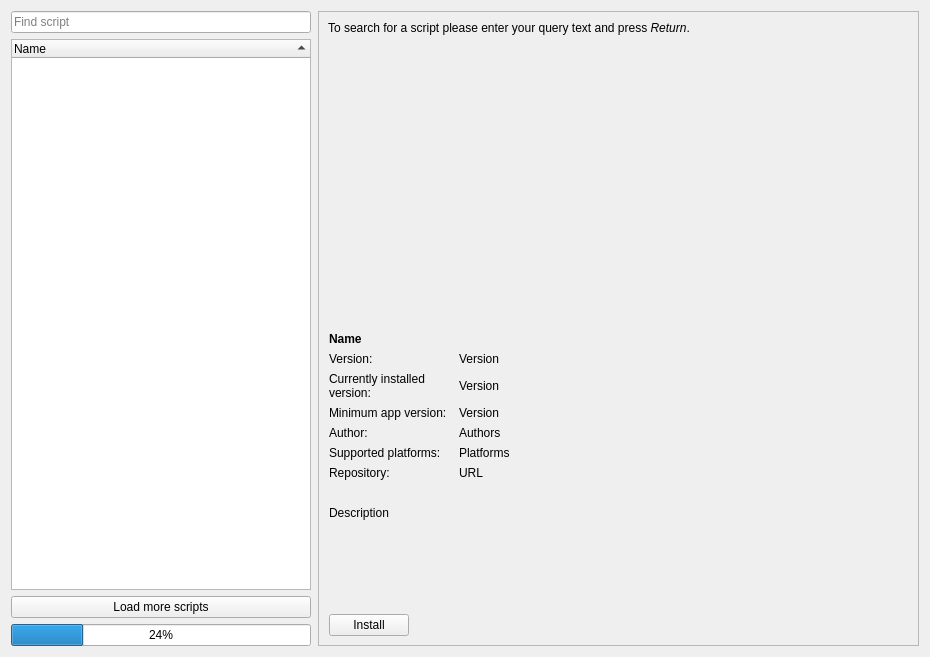
<?xml version="1.0" encoding="UTF-8"?>
<ui version="4.0">
 <class>ScriptRepositoryDialog</class>
 <widget class="QDialog" name="ScriptRepositoryDialog">
  <property name="geometry">
   <rect>
    <x>0</x>
    <y>0</y>
    <width>930</width>
    <height>657</height>
   </rect>
  </property>
  <property name="windowTitle">
   <string>Script repository</string>
  </property>
  <layout class="QGridLayout" name="gridLayout_2">
   <item row="0" column="0">
    <layout class="QGridLayout" name="gridLayout">
     <item row="1" column="1">
      <widget class="QFrame" name="infoFrame">
       <property name="sizePolicy">
        <sizepolicy hsizetype="Preferred" vsizetype="Preferred">
         <horstretch>2</horstretch>
         <verstretch>0</verstretch>
        </sizepolicy>
       </property>
       <property name="frameShape">
        <enum>QFrame::StyledPanel</enum>
       </property>
       <property name="frameShadow">
        <enum>QFrame::Raised</enum>
       </property>
       <layout class="QVBoxLayout" name="verticalLayout">
        <item>
         <widget class="QFrame" name="overviewFrame">
          <property name="frameShape">
           <enum>QFrame::NoFrame</enum>
          </property>
          <layout class="QGridLayout" name="gridLayout_4">
           <property name="leftMargin">
            <number>0</number>
           </property>
           <property name="topMargin">
            <number>0</number>
           </property>
           <property name="rightMargin">
            <number>0</number>
           </property>
           <property name="bottomMargin">
            <number>0</number>
           </property>
           <item row="0" column="0">
            <widget class="QLabel" name="overviewLabel">
             <property name="text">
              <string>To search for a script please enter your query text and press &lt;i&gt;Return&lt;/i&gt;.</string>
             </property>
             <property name="wordWrap">
              <bool>true</bool>
             </property>
            </widget>
           </item>
           <item row="1" column="0">
            <spacer name="verticalSpacer_2">
             <property name="orientation">
              <enum>Qt::Vertical</enum>
             </property>
             <property name="sizeHint" stdset="0">
              <size>
               <width>20</width>
               <height>40</height>
              </size>
             </property>
            </spacer>
           </item>
          </layout>
         </widget>
        </item>
        <item>
         <widget class="QFrame" name="scriptInfoFrame">
          <property name="sizePolicy">
           <sizepolicy hsizetype="Preferred" vsizetype="Preferred">
            <horstretch>0</horstretch>
            <verstretch>0</verstretch>
           </sizepolicy>
          </property>
          <property name="minimumSize">
           <size>
            <width>500</width>
            <height>0</height>
           </size>
          </property>
          <property name="frameShape">
           <enum>QFrame::NoFrame</enum>
          </property>
          <property name="frameShadow">
           <enum>QFrame::Raised</enum>
          </property>
          <layout class="QGridLayout" name="gridLayout_3">
           <property name="leftMargin">
            <number>1</number>
           </property>
           <property name="topMargin">
            <number>0</number>
           </property>
           <property name="rightMargin">
            <number>0</number>
           </property>
           <property name="bottomMargin">
            <number>0</number>
           </property>
           <item row="0" column="0" colspan="3">
            <widget class="QLabel" name="nameLabel">
             <property name="text">
              <string notr="true">&lt;b&gt;Name&lt;/b&gt;</string>
             </property>
             <property name="wordWrap">
              <bool>true</bool>
             </property>
             <property name="textInteractionFlags">
              <set>Qt::LinksAccessibleByMouse|Qt::TextSelectableByMouse</set>
             </property>
            </widget>
           </item>
           <item row="4" column="0">
            <widget class="QLabel" name="currentlyInstalledVersionTextLabel">
             <property name="text">
              <string>Currently installed version:</string>
             </property>
             <property name="wordWrap">
              <bool>true</bool>
             </property>
            </widget>
           </item>
           <item row="5" column="0">
            <widget class="QLabel" name="minAppVersionHeadlineLabel">
             <property name="text">
              <string>Minimum app version:</string>
             </property>
             <property name="wordWrap">
              <bool>true</bool>
             </property>
            </widget>
           </item>
           <item row="6" column="0">
            <widget class="QLabel" name="authorHeadlineLabel">
             <property name="text">
              <string notr="true">Author:</string>
             </property>
             <property name="textFormat">
              <enum>Qt::PlainText</enum>
             </property>
             <property name="textInteractionFlags">
              <set>Qt::LinksAccessibleByMouse|Qt::TextSelectableByMouse</set>
             </property>
            </widget>
           </item>
           <item row="12" column="0" colspan="3">
            <spacer name="verticalSpacer">
             <property name="orientation">
              <enum>Qt::Vertical</enum>
             </property>
             <property name="sizeHint" stdset="0">
              <size>
               <width>20</width>
               <height>40</height>
              </size>
             </property>
            </spacer>
           </item>
           <item row="11" column="0" colspan="3">
            <widget class="Label" name="descriptionLabel">
             <property name="text">
              <string notr="true">Description</string>
             </property>
             <property name="wordWrap">
              <bool>true</bool>
             </property>
             <property name="openExternalLinks">
              <bool>true</bool>
             </property>
             <property name="textInteractionFlags">
              <set>Qt::LinksAccessibleByMouse|Qt::TextSelectableByMouse</set>
             </property>
            </widget>
           </item>
           <item row="10" column="2">
            <spacer name="horizontalSpacer_2">
             <property name="orientation">
              <enum>Qt::Horizontal</enum>
             </property>
             <property name="sizeHint" stdset="0">
              <size>
               <width>40</width>
               <height>20</height>
              </size>
             </property>
            </spacer>
           </item>
           <item row="9" column="0">
            <widget class="QLabel" name="textLabel2">
             <property name="text">
              <string>Repository:</string>
             </property>
             <property name="wordWrap">
              <bool>true</bool>
             </property>
            </widget>
           </item>
           <item row="6" column="2">
            <widget class="Label" name="authorLabel">
             <property name="text">
              <string notr="true">Authors</string>
             </property>
             <property name="wordWrap">
              <bool>true</bool>
             </property>
             <property name="openExternalLinks">
              <bool>true</bool>
             </property>
             <property name="textInteractionFlags">
              <set>Qt::LinksAccessibleByMouse</set>
             </property>
            </widget>
           </item>
           <item row="3" column="0">
            <widget class="QLabel" name="textLabel">
             <property name="text">
              <string>Version:</string>
             </property>
             <property name="wordWrap">
              <bool>true</bool>
             </property>
            </widget>
           </item>
           <item row="9" column="2">
            <widget class="Label" name="repositoryLinkLabel">
             <property name="toolTip">
              <string notr="true"/>
             </property>
             <property name="text">
              <string notr="true">URL</string>
             </property>
             <property name="wordWrap">
              <bool>true</bool>
             </property>
             <property name="openExternalLinks">
              <bool>true</bool>
             </property>
             <property name="textInteractionFlags">
              <set>Qt::LinksAccessibleByMouse</set>
             </property>
            </widget>
           </item>
           <item row="14" column="0" colspan="3">
            <widget class="QFrame" name="horizontalFrame">
             <property name="frameShape">
              <enum>QFrame::NoFrame</enum>
             </property>
             <property name="frameShadow">
              <enum>QFrame::Raised</enum>
             </property>
             <layout class="QHBoxLayout" name="horizontalLayout_4">
              <property name="leftMargin">
               <number>0</number>
              </property>
              <property name="topMargin">
               <number>0</number>
              </property>
              <property name="rightMargin">
               <number>0</number>
              </property>
              <property name="bottomMargin">
               <number>0</number>
              </property>
              <item>
               <widget class="QPushButton" name="installButton">
                <property name="toolTip">
                 <string>Installs the script</string>
                </property>
                <property name="text">
                 <string>Install</string>
                </property>
                <property name="icon">
                 <iconset theme="document-save" resource="../breeze-pkbsuite.qrc">
                  <normaloff>:/icons/breeze-pkbsuite/16x16/document-save.svg</normaloff>:/icons/breeze-pkbsuite/16x16/document-save.svg</iconset>
                </property>
                <property name="shortcut">
                 <string notr="true">Ctrl+I</string>
                </property>
                <property name="autoDefault">
                 <bool>false</bool>
                </property>
               </widget>
              </item>
              <item>
               <spacer name="horizontalSpacer">
                <property name="orientation">
                 <enum>Qt::Horizontal</enum>
                </property>
                <property name="sizeHint" stdset="0">
                 <size>
                  <width>40</width>
                  <height>20</height>
                 </size>
                </property>
               </spacer>
              </item>
             </layout>
            </widget>
           </item>
           <item row="3" column="2">
            <widget class="QLabel" name="versionLabel">
             <property name="text">
              <string notr="true">Version</string>
             </property>
             <property name="textFormat">
              <enum>Qt::PlainText</enum>
             </property>
             <property name="textInteractionFlags">
              <set>Qt::LinksAccessibleByMouse|Qt::TextSelectableByMouse</set>
             </property>
            </widget>
           </item>
           <item row="5" column="2">
            <widget class="QLabel" name="minAppVersionLabel">
             <property name="text">
              <string notr="true">Version</string>
             </property>
             <property name="textInteractionFlags">
              <set>Qt::LinksAccessibleByMouse|Qt::TextSelectableByMouse</set>
             </property>
            </widget>
           </item>
           <item row="4" column="2">
            <widget class="QLabel" name="currentlyInstalledVersionLabel">
             <property name="text">
              <string notr="true">Version</string>
             </property>
             <property name="textFormat">
              <enum>Qt::PlainText</enum>
             </property>
             <property name="textInteractionFlags">
              <set>Qt::LinksAccessibleByMouse|Qt::TextSelectableByMouse</set>
             </property>
            </widget>
           </item>
           <item row="7" column="0">
            <widget class="QLabel" name="platformHeadlineLabel">
             <property name="text">
              <string notr="true">Supported platforms:</string>
             </property>
             <property name="textFormat">
              <enum>Qt::PlainText</enum>
             </property>
             <property name="textInteractionFlags">
              <set>Qt::LinksAccessibleByMouse|Qt::TextSelectableByMouse</set>
             </property>
            </widget>
           </item>
           <item row="7" column="2">
            <widget class="Label" name="platformLabel">
             <property name="text">
              <string notr="true">Platforms</string>
             </property>
             <property name="wordWrap">
              <bool>true</bool>
             </property>
             <property name="openExternalLinks">
              <bool>true</bool>
             </property>
             <property name="textInteractionFlags">
              <set>Qt::LinksAccessibleByMouse|Qt::TextSelectableByMouse</set>
             </property>
            </widget>
           </item>
          </layout>
         </widget>
        </item>
       </layout>
      </widget>
     </item>
     <item row="1" column="0">
      <widget class="QFrame" name="selectFrame">
       <property name="sizePolicy">
        <sizepolicy hsizetype="Preferred" vsizetype="Preferred">
         <horstretch>1</horstretch>
         <verstretch>0</verstretch>
        </sizepolicy>
       </property>
       <layout class="QGridLayout" name="selectLayout">
        <property name="leftMargin">
         <number>0</number>
        </property>
        <property name="topMargin">
         <number>0</number>
        </property>
        <property name="rightMargin">
         <number>1</number>
        </property>
        <property name="bottomMargin">
         <number>0</number>
        </property>
        <item row="3" column="0">
         <widget class="QProgressBar" name="downloadProgressBar">
          <property name="value">
           <number>24</number>
          </property>
         </widget>
        </item>
        <item row="0" column="0">
         <widget class="QLineEdit" name="searchScriptEdit">
          <property name="toolTip">
           <string>Enter your query text</string>
          </property>
          <property name="placeholderText">
           <string>Find script</string>
          </property>
          <property name="clearButtonEnabled">
           <bool>true</bool>
          </property>
         </widget>
        </item>
        <item row="1" column="0">
         <widget class="QTreeWidget" name="scriptTreeWidget">
          <property name="rootIsDecorated">
           <bool>false</bool>
          </property>
          <property name="sortingEnabled">
           <bool>true</bool>
          </property>
          <column>
           <property name="text">
            <string>Name</string>
           </property>
          </column>
         </widget>
        </item>
        <item row="2" column="0">
         <widget class="QPushButton" name="loadMoreScriptsButton">
          <property name="focusPolicy">
           <enum>Qt::NoFocus</enum>
          </property>
          <property name="text">
           <string>Load more scripts</string>
          </property>
          <property name="icon">
           <iconset theme="edit-download" resource="../breeze-pkbsuite.qrc">
            <normaloff>:/icons/breeze-pkbsuite/16x16/edit-download.svg</normaloff>:/icons/breeze-pkbsuite/16x16/edit-download.svg</iconset>
          </property>
         </widget>
        </item>
       </layout>
      </widget>
     </item>
    </layout>
   </item>
  </layout>
 </widget>
 <customwidgets>
  <customwidget>
   <class>Label</class>
   <extends>QLabel</extends>
   <header location="global">widgets/label.h</header>
  </customwidget>
 </customwidgets>
 <resources>
  <include location="../breeze-pkbsuite.qrc"/>
 </resources>
 <connections/>
</ui>
